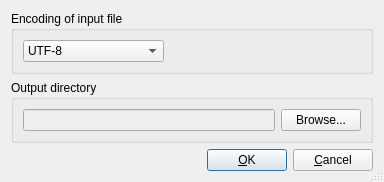
<?xml version="1.0" encoding="UTF-8"?>
<ui version="4.0">
 <class>SetOptionsDialog</class>
 <widget class="QDialog" name="SetOptionsDialog">
  <property name="geometry">
   <rect>
    <x>0</x>
    <y>0</y>
    <width>384</width>
    <height>166</height>
   </rect>
  </property>
  <property name="windowTitle">
   <string>General options</string>
  </property>
  <property name="sizeGripEnabled">
   <bool>true</bool>
  </property>
  <layout class="QGridLayout" name="gridLayout_3">
   <item row="0" column="0">
    <widget class="QGroupBox" name="groupBox">
     <property name="title">
      <string>Encoding of input file</string>
     </property>
     <layout class="QGridLayout" name="gridLayout">
      <item row="0" column="0">
       <widget class="QComboBox" name="setCodecComboBox">
        <item>
         <property name="text">
          <string>UTF-8</string>
         </property>
        </item>
        <item>
         <property name="text">
          <string>Apple Roman</string>
         </property>
        </item>
        <item>
         <property name="text">
          <string>Latin-1 (ISO 8859-1)</string>
         </property>
        </item>
       </widget>
      </item>
      <item row="0" column="1">
       <spacer name="horizontalSpacer_2">
        <property name="orientation">
         <enum>Qt::Horizontal</enum>
        </property>
        <property name="sizeHint" stdset="0">
         <size>
          <width>144</width>
          <height>20</height>
         </size>
        </property>
       </spacer>
      </item>
     </layout>
    </widget>
   </item>
   <item row="1" column="0">
    <widget class="QGroupBox" name="groupBox_2">
     <property name="title">
      <string>Output directory</string>
     </property>
     <layout class="QGridLayout" name="gridLayout_2">
      <item row="0" column="0">
       <layout class="QHBoxLayout" name="horizontalLayout">
        <item>
         <widget class="QLineEdit" name="DirLineEdit">
          <property name="enabled">
           <bool>false</bool>
          </property>
         </widget>
        </item>
        <item>
         <widget class="QPushButton" name="browseDir_pushButton">
          <property name="text">
           <string>Browse...</string>
          </property>
         </widget>
        </item>
       </layout>
      </item>
     </layout>
    </widget>
   </item>
   <item row="2" column="0">
    <layout class="QHBoxLayout" name="horizontalLayout_2">
     <item>
      <spacer name="horizontalSpacer">
       <property name="orientation">
        <enum>Qt::Horizontal</enum>
       </property>
       <property name="sizeHint" stdset="0">
        <size>
         <width>40</width>
         <height>20</height>
        </size>
       </property>
      </spacer>
     </item>
     <item>
      <widget class="QPushButton" name="OK_pushButton">
       <property name="text">
        <string>&amp;OK</string>
       </property>
       <property name="default">
        <bool>true</bool>
       </property>
      </widget>
     </item>
     <item>
      <widget class="QPushButton" name="Cancel_pushButton">
       <property name="text">
        <string>&amp;Cancel</string>
       </property>
      </widget>
     </item>
    </layout>
   </item>
  </layout>
 </widget>
 <tabstops>
  <tabstop>setCodecComboBox</tabstop>
  <tabstop>DirLineEdit</tabstop>
  <tabstop>browseDir_pushButton</tabstop>
  <tabstop>OK_pushButton</tabstop>
  <tabstop>Cancel_pushButton</tabstop>
 </tabstops>
 <resources/>
 <connections/>
</ui>
